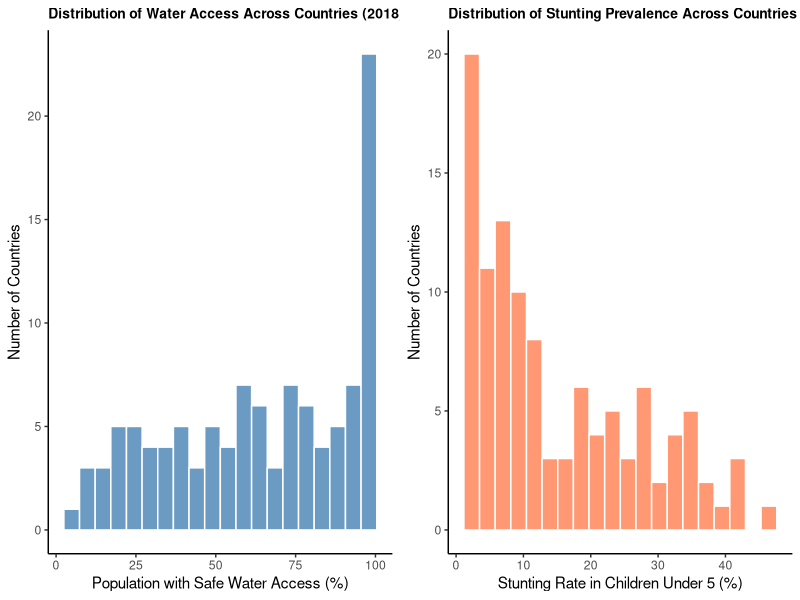
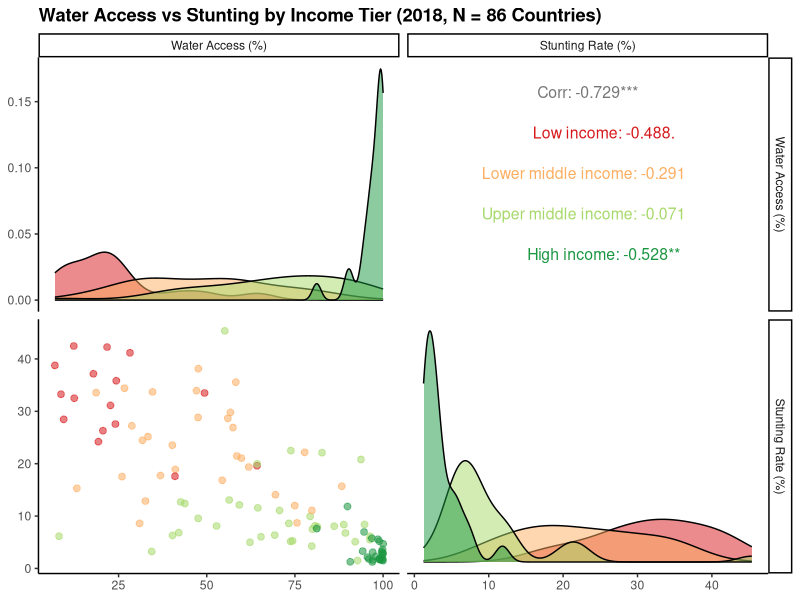
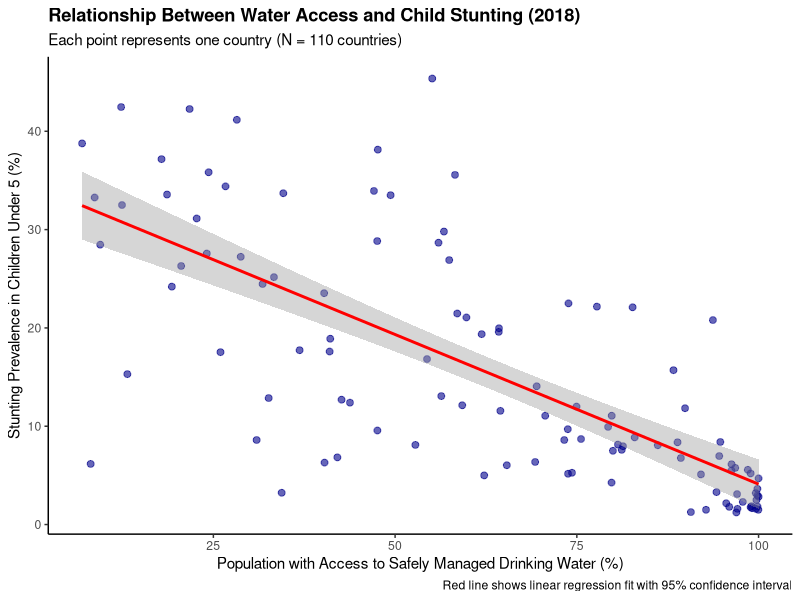
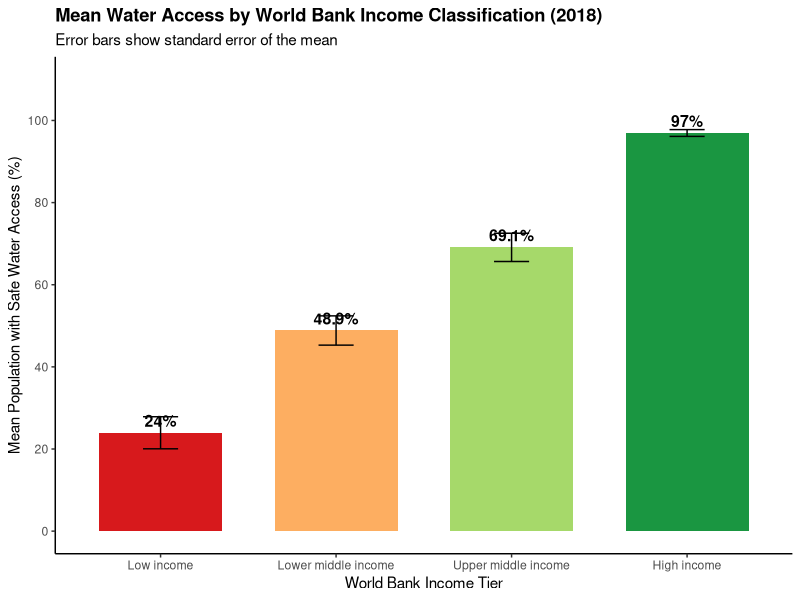
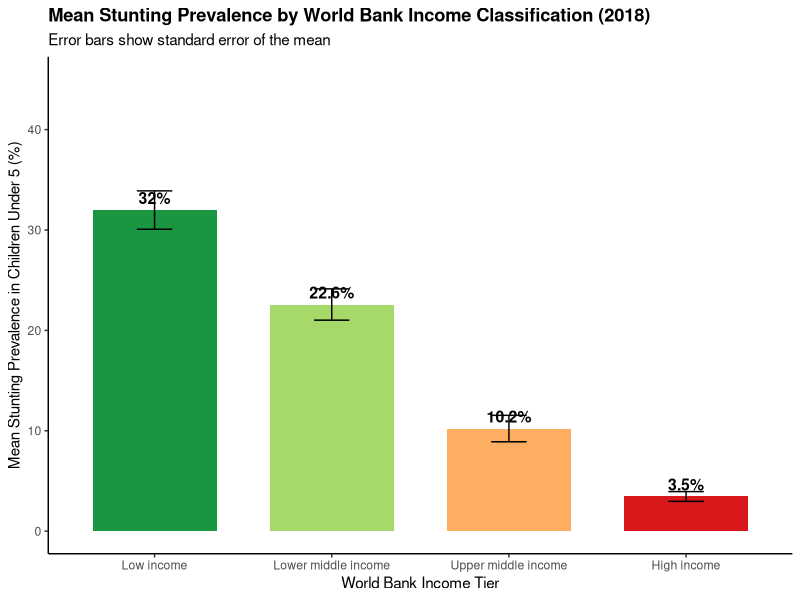
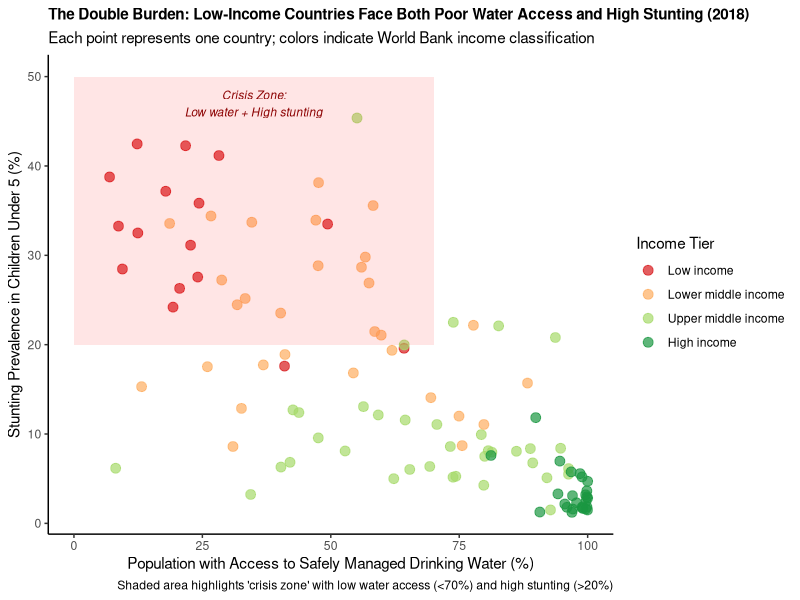
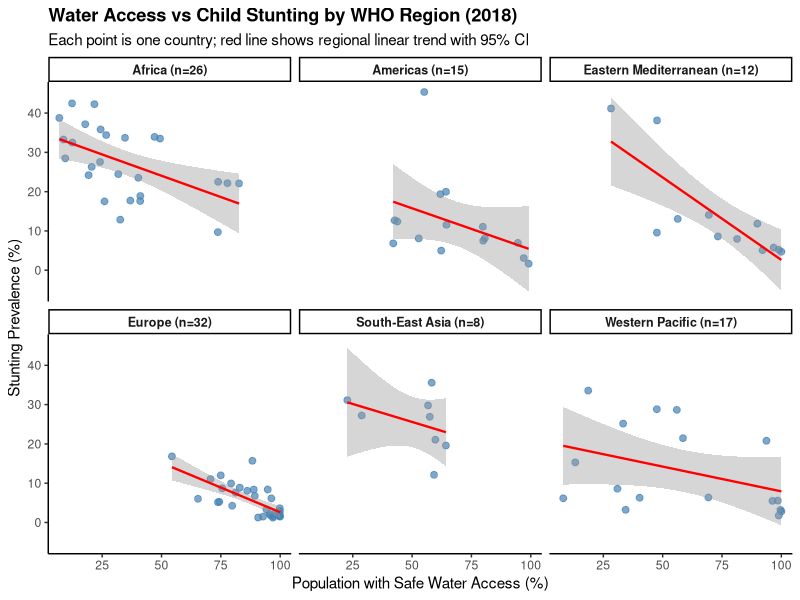
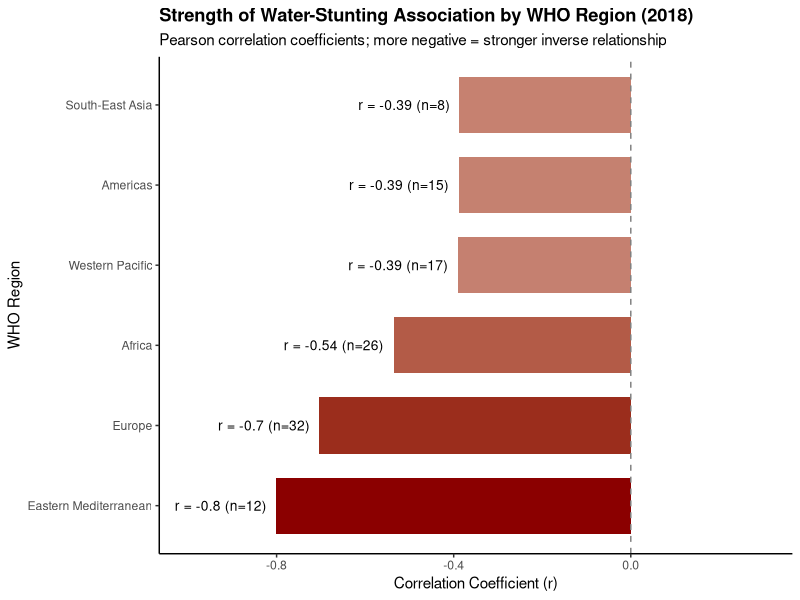

The R source for these figures, in order:
## ---- chunk 1
# Load libraries
library(tidyverse)
library(knitr)
library(GGally)
library(broom)

# Set theme for all plots
theme_set(theme_classic(base_size = 11))
## ---- chunk 2
# Load raw datasets
wash <- read_csv('wash.csv', show_col_types = FALSE)
stunt <- read_csv('stunt.csv', show_col_types = FALSE)
## ---- chunk 3
wash %>%
  summarise(
    Observations = format(n(), big.mark = ","),
    Countries = n_distinct(Location),
    `Year Range` = paste(min(Period), "-", max(Period)),
    `Residence Types` = n_distinct(Dim1)
  ) %>%
  kable(caption = "WASH Dataset Overview")
## ---- chunk 4
stunt %>%
  count(DIM_GEO_CODE_TYPE, name = "Count") %>%
  kable(caption = "Geographic Types in Stunting Dataset")
## ---- chunk 5
# Step 1: Filter stunting to country-level only
stunt_countries <- stunt %>%
  filter(DIM_GEO_CODE_TYPE == "COUNTRY")

# Step 2: Country name mapping
name_mapping <- tribble(
  ~stunt_name, ~wash_name,
  "Côte d'Ivoire", "Cote d'Ivoire"
)

stunt_countries <- stunt_countries %>%
  mutate(Country = case_when(
    GEO_NAME_SHORT %in% name_mapping$stunt_name ~
      name_mapping$wash_name[match(GEO_NAME_SHORT, name_mapping$stunt_name)],
    TRUE ~ GEO_NAME_SHORT
  ))
## ---- chunk 6
#| echo: false
# Step 3: World Bank income classification (FY2018)
income_classification <- tribble(
  ~Country, ~income_tier,
  # High income
  "Australia", "High income", "Austria", "High income", "Bahrain", "High income",
  "Belgium", "High income", "Canada", "High income", "Chile", "High income",
  "Croatia", "High income", "Cyprus", "High income", "Czechia", "High income",
  "Denmark", "High income", "Estonia", "High income", "Finland", "High income",
  "France", "High income", "Germany", "High income", "Greece", "High income",
  "Hungary", "High income", "Iceland", "High income", "Ireland", "High income",
  "Israel", "High income", "Italy", "High income", "Japan", "High income",
  "Kuwait", "High income", "Latvia", "High income", "Lithuania", "High income",
  "Luxembourg", "High income", "Malta", "High income",
  "Netherlands (Kingdom of the)", "High income", "New Zealand", "High income",
  "Norway", "High income", "Oman", "High income", "Poland", "High income",
  "Portugal", "High income", "Qatar", "High income", "Republic of Korea", "High income",
  "Romania", "High income", "Saudi Arabia", "High income", "Singapore", "High income",
  "Slovakia", "High income", "Slovenia", "High income", "Spain", "High income",
  "Sweden", "High income", "Switzerland", "High income",
  "Trinidad and Tobago", "High income",
  "United Kingdom of Great Britain and Northern Ireland", "High income",
  "United States of America", "High income", "Uruguay", "High income",
  # Upper middle income
  "Albania", "Upper middle income", "Azerbaijan", "Upper middle income",
  "Belarus", "Upper middle income", "Bosnia and Herzegovina", "Upper middle income",
  "Botswana", "Upper middle income", "Brazil", "Upper middle income",
  "Bulgaria", "Upper middle income", "China", "Upper middle income",
  "Colombia", "Upper middle income", "Costa Rica", "Upper middle income",
  "Cuba", "Upper middle income", "Dominican Republic", "Upper middle income",
  "Ecuador", "Upper middle income", "Fiji", "Upper middle income",
  "Gabon", "Upper middle income", "Georgia", "Upper middle income",
  "Guatemala", "Upper middle income", "Guyana", "Upper middle income",
  "Iran (Islamic Republic of)", "Upper middle income", "Iraq", "Upper middle income",
  "Jamaica", "Upper middle income", "Jordan", "Upper middle income",
  "Kazakhstan", "Upper middle income", "Lebanon", "Upper middle income",
  "Libya", "Upper middle income", "Malaysia", "Upper middle income",
  "Maldives", "Upper middle income", "Mauritius", "Upper middle income",
  "Mexico", "Upper middle income", "Montenegro", "Upper middle income",
  "Namibia", "Upper middle income", "North Macedonia", "Upper middle income",
  "Panama", "Upper middle income", "Paraguay", "Upper middle income",
  "Peru", "Upper middle income", "Republic of Moldova", "Upper middle income",
  "Russian Federation", "Upper middle income", "Samoa", "Upper middle income",
  "Serbia", "Upper middle income", "South Africa", "Upper middle income",
  "Sri Lanka", "Upper middle income", "Suriname", "Upper middle income",
  "Thailand", "Upper middle income", "Tonga", "Upper middle income",
  "Tunisia", "Upper middle income", "Turkmenistan", "Upper middle income",
  "Tuvalu", "Upper middle income",
  # Lower middle income
  "Bangladesh", "Lower middle income", "Bhutan", "Lower middle income",
  "Bolivia (Plurinational State of)", "Lower middle income",
  "Cabo Verde", "Lower middle income", "Cambodia", "Lower middle income",
  "Congo", "Lower middle income", "Cote d'Ivoire", "Lower middle income",
  "Djibouti", "Lower middle income", "El Salvador", "Lower middle income",
  "Eswatini", "Lower middle income", "Ghana", "Lower middle income",
  "Honduras", "Lower middle income", "India", "Lower middle income",
  "Indonesia", "Lower middle income", "Kiribati", "Lower middle income",
  "Kyrgyzstan", "Lower middle income",
  "Lao People's Democratic Republic", "Lower middle income",
  "Lesotho", "Lower middle income", "Mauritania", "Lower middle income",
  "Mongolia", "Lower middle income", "Morocco", "Lower middle income",
  "Myanmar", "Lower middle income", "Nicaragua", "Lower middle income",
  "Nigeria", "Lower middle income", "Pakistan", "Lower middle income",
  "Papua New Guinea", "Lower middle income", "Philippines", "Lower middle income",
  "Sao Tome and Principe", "Lower middle income", "Senegal", "Lower middle income",
  "Solomon Islands", "Lower middle income", "Sudan", "Lower middle income",
  "Tajikistan", "Lower middle income", "Timor-Leste", "Lower middle income",
  "Ukraine", "Lower middle income", "Uzbekistan", "Lower middle income",
  "Vanuatu", "Lower middle income", "Viet Nam", "Lower middle income",
  "Zambia", "Lower middle income", "Zimbabwe", "Lower middle income",
  # Low income
  "Afghanistan", "Low income", "Benin", "Low income", "Burundi", "Low income",
  "Central African Republic", "Low income", "Chad", "Low income",
  "Comoros", "Low income", "Democratic People's Republic of Korea", "Low income",
  "Democratic Republic of the Congo", "Low income", "Eritrea", "Low income",
  "Ethiopia", "Low income", "Gambia", "Low income", "Guinea", "Low income",
  "Guinea-Bissau", "Low income", "Haiti", "Low income", "Liberia", "Low income",
  "Madagascar", "Low income", "Malawi", "Low income", "Mali", "Low income",
  "Mozambique", "Low income", "Nepal", "Low income", "Niger", "Low income",
  "Rwanda", "Low income", "Sierra Leone", "Low income", "Somalia", "Low income",
  "South Sudan", "Low income", "Syrian Arab Republic", "Low income",
  "Togo", "Low income", "Uganda", "Low income",
  "United Republic of Tanzania", "Low income", "Yemen", "Low income"
)

# Step 4: Region labels and data preparation
region_labels <- c(
  "AFR" = "Africa", "AMR" = "Americas", "EMR" = "Eastern Mediterranean",
  "EUR" = "Europe", "SEAR" = "South-East Asia", "WPR" = "Western Pacific"
)

stunt_clean <- stunt_countries %>%
  filter(DIM_SEX %in% c("FEMALE", "MALE", "TOTAL")) %>%
  group_by(Country, DIM_TIME) %>%
  summarise(stunting_rate = mean(RATE_PER_100_N, na.rm = TRUE), .groups = "drop") %>%
  rename(Year = DIM_TIME) %>%
  mutate(Year = as.numeric(Year))

wash_clean <- wash %>%
  group_by(Location, Period, ParentLocationCode, ParentLocation) %>%
  summarise(access_water = mean(FactValueNumeric, na.rm = TRUE), .groups = "drop") %>%
  rename(Country = Location, Year = Period,
         Region = ParentLocationCode, Region_name = ParentLocation) %>%
  mutate(Year = as.numeric(Year))

merged_data <- inner_join(stunt_clean, wash_clean, by = c("Country", "Year")) %>%
  left_join(income_classification, by = "Country") %>%
  mutate(
    income_tier = factor(income_tier, levels = c(
      "Low income", "Lower middle income", "Upper middle income", "High income"
    )),
    Region_full = region_labels[Region]
  )

# Step 5: Create 2018 cross-sectional dataset
data_2018 <- merged_data %>%
  filter(Year == 2018) %>%
  drop_na(access_water, stunting_rate)
## ---- chunk 7
# Summary of data cleaning results
tibble(
  Step = c("Raw stunting observations", "Country-level only",
           "Merged dataset (all years)", "2018 cross-section",
           "With income classification"),
  `N Observations` = c(
    format(nrow(stunt), big.mark = ","),
    format(nrow(stunt_countries), big.mark = ","),
    format(nrow(merged_data), big.mark = ","),
    nrow(data_2018),
    sum(!is.na(data_2018$income_tier))
  ),
  `N Countries` = c(
    n_distinct(stunt$GEO_NAME_SHORT),
    n_distinct(stunt_countries$Country),
    n_distinct(merged_data$Country),
    n_distinct(data_2018$Country),
    sum(!is.na(data_2018$income_tier))
  )
) %>%
  kable(caption = "Data Cleaning Summary")
## ---- chunk 8
data_2018 %>%
  summarise(
    Variable = "2018 Sample",
    `N Countries` = n(),
    `Water Access Mean (%)` = round(mean(access_water), 1),
    `Water Access SD` = round(sd(access_water), 1),
    `Stunting Mean (%)` = round(mean(stunting_rate), 1),
    `Stunting SD` = round(sd(stunting_rate), 1)
  ) %>%
  kable(caption = "Summary Statistics: 2018 Cross-Section")
## ---- chunk 9
data_2018 %>%
  filter(!is.na(income_tier)) %>%
  group_by(`Income Tier` = income_tier) %>%
  summarise(
    `N Countries` = n(),
    `Mean Water (%)` = round(mean(access_water), 1),
    `Mean Stunting (%)` = round(mean(stunting_rate), 1),
    .groups = "drop"
  ) %>%
  kable(caption = "Water Access and Stunting by Income Tier (2018)")
## ---- chunk 10
data_2018 %>%
  group_by(Region = Region_full) %>%
  summarise(
    `N Countries` = n(),
    `Mean Water (%)` = round(mean(access_water), 1),
    `Mean Stunting (%)` = round(mean(stunting_rate), 1),
    .groups = "drop"
  ) %>%
  arrange(desc(`N Countries`)) %>%
  kable(caption = "Water Access and Stunting by WHO Region (2018)")
## ---- chunk 11
p1 <- ggplot(data_2018, aes(x = access_water)) +
  geom_histogram(bins = 20, fill = "steelblue", color = "white", alpha = 0.8) +
  labs(title = "Distribution of Water Access Across Countries (2018)",
       x = "Population with Safe Water Access (%)",
       y = "Number of Countries") +
  theme(plot.title = element_text(face = "bold", size = 10))

p2 <- ggplot(data_2018, aes(x = stunting_rate)) +
  geom_histogram(bins = 20, fill = "coral", color = "white", alpha = 0.8) +
  labs(title = "Distribution of Stunting Prevalence Across Countries (2018)",
       x = "Stunting Rate in Children Under 5 (%)",
       y = "Number of Countries") +
  theme(plot.title = element_text(face = "bold", size = 10))

gridExtra::grid.arrange(p1, p2, ncol = 2)
## ---- chunk 12
data_2018 %>%
  filter(!is.na(income_tier)) %>%
  select(`Water Access (%)` = access_water,
         `Stunting Rate (%)` = stunting_rate,
         `Income Tier` = income_tier) %>%
  ggpairs(
    columns = 1:2,
    mapping = aes(color = `Income Tier`, alpha = 0.6),
    upper = list(continuous = wrap("cor", size = 4)),
    lower = list(continuous = wrap("points", size = 2)),
    diag = list(continuous = wrap("densityDiag", alpha = 0.5)),
    title = "Water Access vs Stunting by Income Tier (2018, N = 86 Countries)"
  ) +
  scale_color_brewer(palette = "RdYlGn") +
  scale_fill_brewer(palette = "RdYlGn") +
  theme(plot.title = element_text(face = "bold"))
## ---- chunk 13
ggplot(data_2018, aes(x = access_water, y = stunting_rate)) +
  geom_point(alpha = 0.6, color = "darkblue", size = 2) +
  geom_smooth(method = "lm", se = TRUE, color = "red", linewidth = 1) +
  labs(
    title = "Relationship Between Water Access and Child Stunting (2018)",
    subtitle = paste("Each point represents one country (N =", nrow(data_2018), "countries)"),
    x = "Population with Access to Safely Managed Drinking Water (%)",
    y = "Stunting Prevalence in Children Under 5 (%)",
    caption = "Red line shows linear regression fit with 95% confidence interval"
  ) +
  theme(plot.title = element_text(face = "bold"))
## ---- chunk 14
# Pearson correlation test
cor_result <- cor.test(data_2018$access_water, data_2018$stunting_rate)
## ---- chunk 15
tibble(
  Statistic = c("Correlation (r)", "95% CI Lower", "95% CI Upper", "p-value"),
  Value = c(
    round(cor_result$estimate, 3),
    round(cor_result$conf.int[1], 3),
    round(cor_result$conf.int[2], 3),
    "< 0.001"
  )
) %>%
  kable(caption = "Pearson Correlation: Water Access and Stunting (2018)")
## ---- chunk 16
# Prepare data with income classification
data_2018_income <- data_2018 %>% filter(!is.na(income_tier))

# ANOVA: Does stunting differ significantly by income tier?
stunting_income_anova <- aov(stunting_rate ~ income_tier, data = data_2018_income)
stunting_income_anova_tidy <- tidy(stunting_income_anova)
## ---- chunk 17
stunting_income_anova_tidy %>%
  filter(term != "Residuals") %>%
  mutate(
    term = "Income Tier",
    sumsq = round(sumsq, 1),
    meansq = round(meansq, 1),
    statistic = round(statistic, 2),
    p.value = ifelse(p.value < 0.001, "< 0.001", round(p.value, 4))
  ) %>%
  kable(caption = "ANOVA: Stunting Rate by Income Tier (2018)",
        col.names = c("Source", "df", "Sum Sq", "Mean Sq", "F-statistic", "p-value"))
## ---- chunk 18
# Simple linear regression: stunting ~ water access
model_simple <- lm(stunting_rate ~ access_water, data = data_2018)
## ---- chunk 19
tidy(model_simple) %>%
  mutate(
    term = case_when(
      term == "(Intercept)" ~ "Intercept",
      term == "access_water" ~ "Water Access (%)"
    ),
    estimate = round(estimate, 3),
    std.error = round(std.error, 3),
    statistic = round(statistic, 2),
    p.value = ifelse(p.value < 0.001, "< 0.001", round(p.value, 3))
  ) %>%
  kable(caption = "Simple Linear Regression: Stunting ~ Water Access",
        col.names = c("Term", "Estimate", "Std. Error", "t-value", "p-value"))
## ---- chunk 20
tibble(
  Metric = c("R-squared", "Adjusted R-squared", "N (countries)"),
  Value = c(
    round(summary(model_simple)$r.squared, 3),
    round(summary(model_simple)$adj.r.squared, 3),
    nrow(data_2018)
  )
) %>%
  kable(caption = "Simple Regression Model Fit")
## ---- chunk 21
# Multiple regression: stunting ~ water access + income tier
model_multiple <- lm(stunting_rate ~ access_water + income_tier, data = data_2018_income)
## ---- chunk 22
tidy(model_multiple) %>%
  mutate(
    term = case_when(
      term == "(Intercept)" ~ "Intercept",
      term == "access_water" ~ "Water Access (%)",
      str_detect(term, "income_tier") ~ str_replace(term, "income_tier", "")
    ),
    estimate = round(estimate, 3),
    std.error = round(std.error, 3),
    statistic = round(statistic, 2),
    p.value = ifelse(p.value < 0.001, "< 0.001", round(p.value, 3))
  ) %>%
  kable(caption = "Multiple Regression: Stunting ~ Water Access + Income Tier",
        col.names = c("Term", "Estimate", "Std. Error", "t-value", "p-value"))
## ---- chunk 23
tibble(
  Metric = c("R-squared", "Adjusted R-squared", "N (countries)"),
  Value = c(
    round(summary(model_multiple)$r.squared, 3),
    round(summary(model_multiple)$adj.r.squared, 3),
    nrow(data_2018_income)
  )
) %>%
  kable(caption = "Multiple Regression Model Fit")
## ---- chunk 24
r_val <- round(cor_result$estimate, 2)
beta_simple <- round(coef(model_simple)[2], 3)
r2_simple <- round(summary(model_simple)$r.squared, 3)
beta_multiple <- round(coef(model_multiple)[2], 3)
r2_multiple <- round(summary(model_multiple)$r.squared, 3)
## ---- chunk 25
tibble(
  Analysis = c("Correlation", "Simple Regression", "Multiple Regression"),
  `Water Effect` = c(
    paste("r =", r_val),
    paste("β =", beta_simple),
    paste("β =", beta_multiple)
  ),
  `Model Fit` = c(
    paste("R² =", round(r_val^2, 3)),
    paste("R² =", r2_simple),
    paste("R² =", r2_multiple)
  ),
  Interpretation = c(
    "Strong negative association",
    "Significant without controls",
    "Significant after controlling for income"
  )
) %>%
  kable(caption = "Summary: Statistical Analysis of Water-Stunting Relationship")
## ---- chunk 26
income_water_summary <- data_2018 %>%
  filter(!is.na(income_tier)) %>%
  group_by(income_tier) %>%
  summarise(
    n = n(),
    mean_water = mean(access_water, na.rm = TRUE),
    se_water = sd(access_water, na.rm = TRUE) / sqrt(n),
    .groups = "drop"
  )

water_anova <- aov(access_water ~ income_tier, data = data_2018 %>% filter(!is.na(income_tier)))
water_anova_tidy <- tidy(water_anova)
## ---- chunk 27
ggplot(income_water_summary, aes(x = income_tier, y = mean_water, fill = income_tier)) +
  geom_col(width = 0.7) +
  geom_errorbar(aes(ymin = mean_water - se_water, ymax = mean_water + se_water),
                width = 0.2) +
  geom_text(aes(label = paste0(round(mean_water, 1), "%")),
            vjust = -0.5, size = 4, fontface = "bold") +
  scale_fill_brewer(palette = "RdYlGn", direction = 1) +
  scale_y_continuous(limits = c(0, 110), breaks = seq(0, 100, 20)) +
  labs(title = "Mean Water Access by World Bank Income Classification (2018)",
       subtitle = "Error bars show standard error of the mean",
       x = "World Bank Income Tier",
       y = "Mean Population with Safe Water Access (%)") +
  theme(legend.position = "none", plot.title = element_text(face = "bold"))
## ---- chunk 28
water_anova_tidy %>%
  filter(term != "Residuals") %>%
  mutate(
    term = "Income Tier",
    sumsq = round(sumsq, 1),
    meansq = round(meansq, 1),
    statistic = round(statistic, 2),
    p.value = ifelse(p.value < 0.001, "< 0.001", round(p.value, 4))
  ) %>%
  kable(caption = "ANOVA: Water Access by Income Tier",
        col.names = c("Source", "df", "Sum Sq", "Mean Sq", "F-statistic", "p-value"))
## ---- chunk 29
income_stunting_summary <- data_2018 %>%
  filter(!is.na(income_tier)) %>%
  group_by(income_tier) %>%
  summarise(
    n = n(),
    mean_stunting = mean(stunting_rate, na.rm = TRUE),
    se_stunting = sd(stunting_rate, na.rm = TRUE) / sqrt(n),
    .groups = "drop"
  )

stunting_anova <- aov(stunting_rate ~ income_tier, data = data_2018 %>% filter(!is.na(income_tier)))
stunting_anova_tidy <- tidy(stunting_anova)
## ---- chunk 30
ggplot(income_stunting_summary, aes(x = income_tier, y = mean_stunting, fill = income_tier)) +
  geom_col(width = 0.7) +
  geom_errorbar(aes(ymin = mean_stunting - se_stunting, ymax = mean_stunting + se_stunting),
                width = 0.2) +
  geom_text(aes(label = paste0(round(mean_stunting, 1), "%")),
            vjust = -0.5, size = 4, fontface = "bold") +
  scale_fill_brewer(palette = "RdYlGn", direction = -1) +
  scale_y_continuous(limits = c(0, 45), breaks = seq(0, 40, 10)) +
  labs(title = "Mean Stunting Prevalence by World Bank Income Classification (2018)",
       subtitle = "Error bars show standard error of the mean",
       x = "World Bank Income Tier",
       y = "Mean Stunting Prevalence in Children Under 5 (%)") +
  theme(legend.position = "none", plot.title = element_text(face = "bold"))
## ---- chunk 31
stunting_anova_tidy %>%
  filter(term != "Residuals") %>%
  mutate(
    term = "Income Tier",
    sumsq = round(sumsq, 1),
    meansq = round(meansq, 1),
    statistic = round(statistic, 2),
    p.value = ifelse(p.value < 0.001, "< 0.001", round(p.value, 4))
  ) %>%
  kable(caption = "ANOVA: Stunting Rate by Income Tier",
        col.names = c("Source", "df", "Sum Sq", "Mean Sq", "F-statistic", "p-value"))
## ---- chunk 32
ggplot(data_2018 %>% filter(!is.na(income_tier)),
       aes(x = access_water, y = stunting_rate, color = income_tier)) +
  geom_point(size = 3, alpha = 0.7) +
  scale_color_brewer(palette = "RdYlGn", direction = 1, name = "Income Tier") +
  labs(
    title = "The Double Burden: Low-Income Countries Face Both Poor Water Access and High Stunting (2018)",
    subtitle = "Each point represents one country; colors indicate World Bank income classification",
    x = "Population with Access to Safely Managed Drinking Water (%)",
    y = "Stunting Prevalence in Children Under 5 (%)",
    caption = "Shaded area highlights 'crisis zone' with low water access (<70%) and high stunting (>20%)"
  ) +
  theme(plot.title = element_text(face = "bold", size = 11)) +
  annotate("rect", xmin = 0, xmax = 70, ymin = 20, ymax = 50,
           alpha = 0.1, fill = "red") +
  annotate("text", x = 35, y = 47, label = "Crisis Zone:\nLow water + High stunting",
           size = 3, color = "darkred", fontface = "italic")
## ---- chunk 33
regional_summary <- data_2018 %>%
  group_by(Region_full) %>%
  summarise(
    n_countries = n(),
    mean_water = mean(access_water, na.rm = TRUE),
    mean_stunting = mean(stunting_rate, na.rm = TRUE),
    correlation = cor(access_water, stunting_rate, use = "complete.obs"),
    .groups = "drop"
  ) %>%
  arrange(desc(n_countries))
## ---- chunk 34
regional_summary %>%
  mutate(
    mean_water = round(mean_water, 1),
    mean_stunting = round(mean_stunting, 1),
    correlation = round(correlation, 2)
  ) %>%
  kable(
    caption = "Water Access and Stunting by WHO Region (2018)",
    col.names = c("Region", "N Countries", "Mean Water (%)",
                  "Mean Stunting (%)", "Correlation (r)")
  )
## ---- chunk 35
data_2018 %>%
  left_join(regional_summary %>% select(Region_full, n_countries), by = "Region_full") %>%
  mutate(Region_label = paste0(Region_full, " (n=", n_countries, ")")) %>%
  ggplot(aes(x = access_water, y = stunting_rate)) +
  geom_point(alpha = 0.7, color = "steelblue", size = 2) +
  geom_smooth(method = "lm", se = TRUE, color = "red", linewidth = 0.8) +
  facet_wrap(~Region_label, scales = "fixed") +
  labs(
    title = "Water Access vs Child Stunting by WHO Region (2018)",
    subtitle = "Each point is one country; red line shows regional linear trend with 95% CI",
    x = "Population with Safe Water Access (%)",
    y = "Stunting Prevalence (%)"
  ) +
  theme(
    plot.title = element_text(face = "bold"),
    strip.text = element_text(face = "bold", size = 9)
  )
## ---- chunk 36
regional_summary %>%
  mutate(Region_full = factor(Region_full, levels = Region_full[order(correlation)])) %>%
  ggplot(aes(x = correlation, y = Region_full)) +
  geom_col(aes(fill = correlation), width = 0.7) +
  geom_vline(xintercept = 0, linetype = "dashed", color = "gray50") +
  geom_text(aes(label = paste0("r = ", round(correlation, 2), " (n=", n_countries, ")")),
            hjust = ifelse(regional_summary$correlation < -0.3, 1.1, -0.1),
            size = 3.5) +
  scale_fill_gradient2(low = "darkred", mid = "gray90", high = "darkblue", midpoint = 0) +
  scale_x_continuous(limits = c(-1, 0.3)) +
  labs(
    title = "Strength of Water-Stunting Association by WHO Region (2018)",
    subtitle = "Pearson correlation coefficients; more negative = stronger inverse relationship",
    x = "Correlation Coefficient (r)",
    y = "WHO Region"
  ) +
  theme(legend.position = "none", plot.title = element_text(face = "bold"))
## ---- chunk 37
strongest <- regional_summary %>% slice_min(correlation, n = 1)
weakest <- regional_summary %>% slice_max(correlation, n = 1)
## ---- chunk 38
data_2018 %>%
  arrange(Region_full, Country) %>%
  select(Country, Region_full, income_tier, access_water, stunting_rate) %>%
  mutate(
    access_water = round(access_water, 1),
    stunting_rate = round(stunting_rate, 1)
  ) %>%
  kable(
    caption = "All Countries in 2018 Analysis",
    col.names = c("Country", "Region", "Income Tier", "Water Access (%)", "Stunting (%)")
  )
